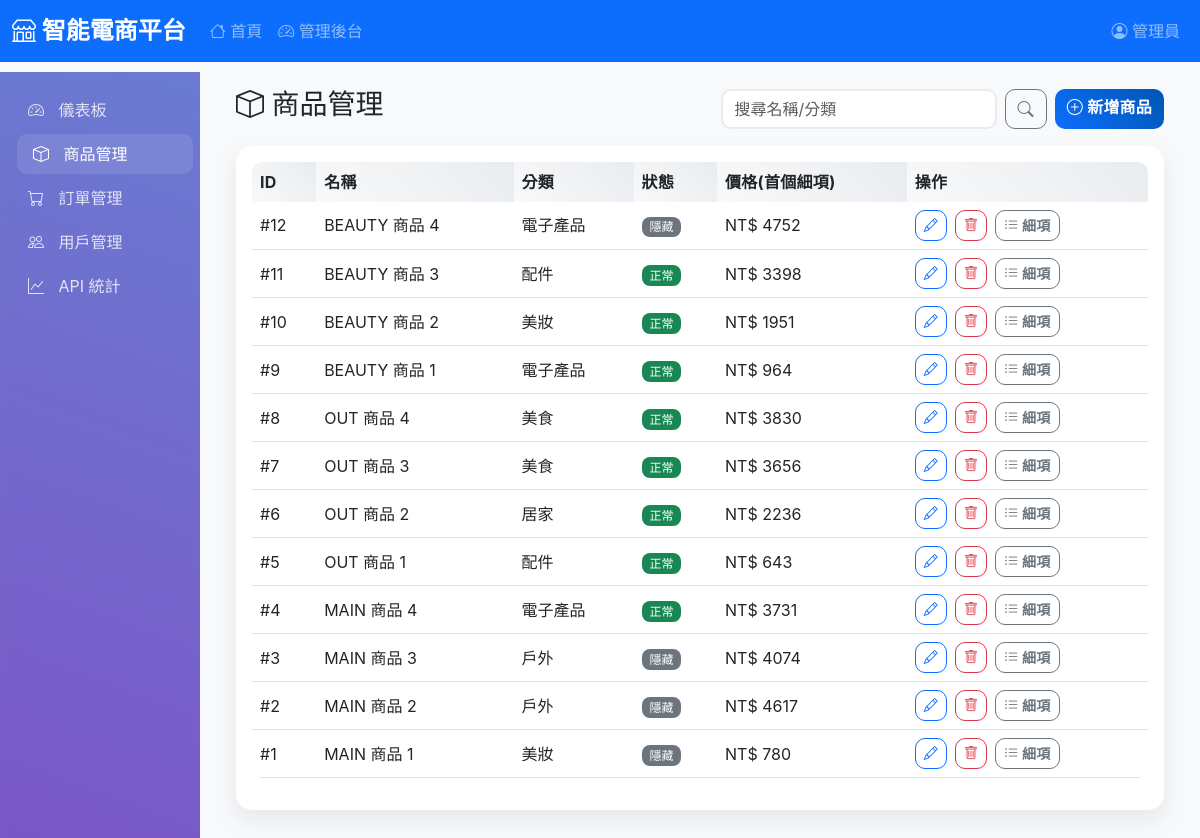
/admin/products (signed in), run on the app's committed database.
### app/models.py (models this page shows)
class TimestampMixin:
    created_at = Column(
        DateTime, server_default=func.now(), nullable=False,
        comment="建立時間（自動）", key="created_at"
    )
    updated_at = Column(
        DateTime, server_default=func.now(), onupdate=func.now(), nullable=False,
        comment="更新時間（自動）", key="updated_at"
    )
    deleted_at = Column(
        DateTime, nullable=True, comment="刪除時間（軟刪除用）", key="deleted_at"
    )

class Product(Base, TimestampMixin):
    __tablename__ = "products"
    id = Column(Integer, primary_key=True, comment="商品唯一 ID", key="id")
    store_id = Column(Integer, ForeignKey("stores.id"), nullable=False, comment="商店 ID", key="store_id")
    catalog = Column(String(100), nullable=False, comment="商品分類", key="catalog")
    name = Column(String(255), nullable=False, comment="商品名稱", key="name")
    descriptions = Column(Text, nullable=True, comment="商品簡介", key="descriptions")
    detail = Column(Text, nullable=True, comment="商品詳情", key="detail")
    picture = Column(String(500), nullable=True, comment="商品主圖", key="picture")
    carousel = Column(Text, nullable=True, comment="商品輪播圖", key="carousel")
    status = Column(Enum(ProductStatus), nullable=False, default=ProductStatus.NORMAL, comment="商品狀態", key="status")
    store = relationship("Store", back_populates="products")
    product_items = relationship("ProductItem", back_populates="product", cascade="all, delete-orphan")

class ProductItem(Base, TimestampMixin):
    __tablename__ = "product_items"
    id = Column(Integer, primary_key=True, comment="商品細項唯一 ID", key="id")
    product_id = Column(Integer, ForeignKey("products.id"), nullable=False, comment="商品 ID", key="product_id")
    name = Column(String(255), nullable=False, comment="商品細項名稱", key="name")
    price = Column(Integer, nullable=False, comment="商品細項價格", key="price")
    stock = Column(Integer, nullable=False, comment="商品細項庫存數量", key="stock")
    discount = Column(String(200), nullable=True, comment="商品細項折扣描述", key="discount")
    status = Column(Enum(ProductStatus), nullable=False, default=ProductStatus.NORMAL, comment="商品狀態", key="status")
    product = relationship("Product", back_populates="product_items")
    order_items = relationship("OrderItem", back_populates="product_item")

### app/web_api.py (the view)
@app.route('/admin/products')
@admin_required(AdminLevel.STAFF)
def admin_products():
    q = request.args.get('q', '').strip()
    query = Product.query
    if q:
        like = f"%{q}%"
        query = query.filter((Product.name.like(like)) | (Product.catalog.like(like)))
    products = query.order_by(Product.id.desc()).all()
    return render_template('admin/products.html', products=products, q=q)

### app/web_api.py (called while the page is built)
def admin_required(level: AdminLevel = AdminLevel.STAFF):
    def decorator(f):
        @wraps(f)
        def wrapper(*args, **kwargs):
            if 'user_id' not in session:
                flash('請先登入', 'warning')
                return redirect(url_for('login'))
            user = User.query.get(session['user_id'])
            if not user:
                session.clear()
                return redirect(url_for('login'))
            if user.level.value < level.value:
                flash('權限不足', 'danger')
                return redirect(url_for('admin_dashboard'))
            return f(*args, **kwargs)
        return wrapper
    return decorator

### app/templates/admin/products.html (shortened to what this page needs)
{% extends "base.html" %}
{% block content %}
<div class="container-fluid py-3">
  <div class="d-flex justify-content-between align-items-center mb-3">
    <h3><i class="bi bi-box"></i> 商品管理</h3>
    <div class="d-flex gap-2">
      <form class="d-flex" method="get" action="{{ url_for('admin_products') }}">
        <input class="form-control" name="q" placeholder="搜尋名稱/分類" value="{{ q or '' }}" />
        <button class="btn btn-outline-secondary ms-2" type="submit"><i class="bi bi-search"></i></button>
      </form>
      <a href="{{ url_for('admin_product_new') }}" class="btn btn-primary">
        <i class="bi bi-plus-circle"></i> 新增商品
      </a>
    </div>
  </div>
  <div class="card">
    <div class="card-body">
      <div class="table-responsive">
        <table class="table align-middle">
          <thead>
            <tr>
              <th>ID</th>
              <th>名稱</th>
              <th>分類</th>
              <th>狀態</th>
              <th>價格(首個細項)</th>
              <th>操作</th>
            </tr>
          </thead>
          <tbody>
            {% for p in products %}
            <tr>
              <td>#{{ p.id }}</td>
              <td>{{ p.name }}</td>
              <td>{{ p.catalog }}</td>
              <td>
                {% if p.status.value == 1 %}
                  <span class="badge bg-success">正常</span>
                {% else %}
                  <span class="badge bg-secondary">隱藏</span>
                {% endif %}
              </td>
              <td>
                {% if p.product_items %}
                  NT$ {{ p.product_items[0].price }}
                {% else %}—{% endif %}
              </td>
              <td class="d-flex gap-2">
                <a class="btn btn-sm btn-outline-primary" href="{{ url_for('admin_product_edit', pid=p.id) }}"><i class="bi bi-pencil"></i></a>
                <form method="post" action="{{ url_for('admin_product_delete', pid=p.id) }}" onsubmit="return confirm('確定隱藏此商品？')">
                  <button class="btn btn-sm btn-outline-danger" type="submit"><i class="bi bi-trash"></i></button>
                </form>
                <a class="btn btn-sm btn-outline-secondary" href="{{ url_for('admin_product_items', pid=p.id) }}"><i class="bi bi-list-ul"></i> 細項</a>
              </td>
            </tr>
            {% endfor %}
          </tbody>
        </table>
      </div>
    </div>
  </div>
</div>
{% endblock %}

### app/templates/base.html (style rules this page uses)
:root { --primary-color: #0d6efd; --secondary-color: #6c757d; --success-color: #198754; --info-color: #0dcaf0; --warning-color: #ffc107; --danger-color: #dc3545; --light-color: #f8f9fa; --dark-color: #212529; }
body { font-family: 'Inter', 'Segoe UI', -apple-system, BlinkMacSystemFont, "Helvetica Neue", Arial, sans-serif; background-color: #f8f9fa; }
.card { border: none; border-radius: 16px; box-shadow: 0 10px 24px rgba(15, 30, 67, 0.08); transition: all 0.3s ease; }
.btn { border-radius: 10px; font-weight: 600; letter-spacing: 0.2px; transition: all 0.25s ease; }
.btn-primary { background: linear-gradient(45deg, var(--primary-color), #0056b3); border: none; }
.table { border-radius: 10px; overflow: hidden; }
.table thead th { background: linear-gradient(45deg, #f8f9fa, #e9ecef); border: none; font-weight: 700; letter-spacing: 0.3px; color: var(--dark-color); }
.form-control, .form-select { border-radius: 10px; border: 2px solid #e9ecef; transition: all 0.3s ease; }
.badge { border-radius: 8px; font-weight: 500; }

### data on the page
Product: id "12", name "BEAUTY 商品 4", catalog "電子產品", status "隱藏", price "4752"
Product: id "11", name "BEAUTY 商品 3", catalog "配件", status "正常", price "3398"
Product: id "10", name "BEAUTY 商品 2", catalog "美妝", status "正常", price "1951"
Product: id "9", name "BEAUTY 商品 1", catalog "電子產品", status "正常", price "964"
Product: id "8", name "OUT 商品 4", catalog "美食", status "正常", price "3830"
Product: id "7", name "OUT 商品 3", catalog "美食", status "正常", price "3656"
Product: id "6", name "OUT 商品 2", catalog "居家", status "正常", price "2236"
Product: id "5", name "OUT 商品 1", catalog "配件", status "正常", price "643"
Product: id "4", name "MAIN 商品 4", catalog "電子產品", status "正常", price "3731"
Product: id "3", name "MAIN 商品 3", catalog "戶外", status "隱藏", price "4074"
Product: id "2", name "MAIN 商品 2", catalog "戶外", status "隱藏", price "4617"
Product: id "1", name "MAIN 商品 1", catalog "美妝", status "隱藏", price "780"
